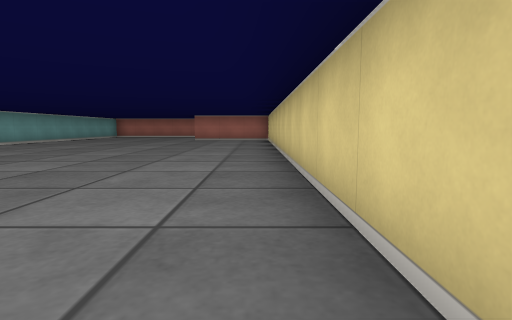
[1] (above)

18 first-person views from a walk through a cub3D maze. The camera is about half as high as the walls, tilts 6° down and sees 80° across. The floor is counted in squares. Each view is taken from the middle of a square. On the plan, view 1 faces up. The plan holds only what a view shows up to about 9 squares ahead; the rest is blank.

[2]
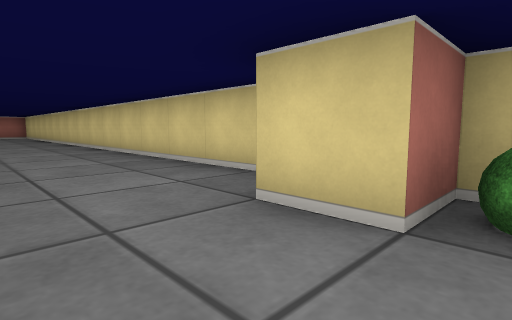

[3]
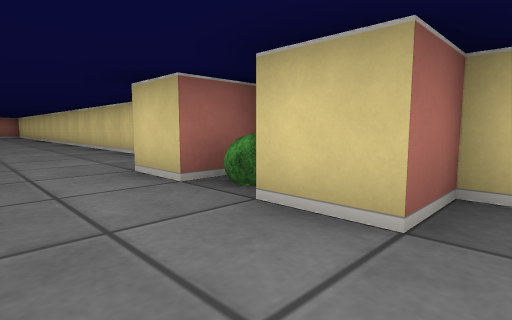

[4]
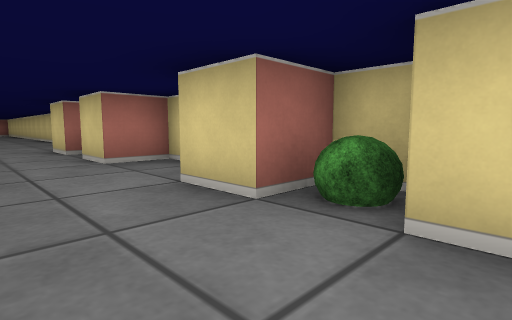

[5]
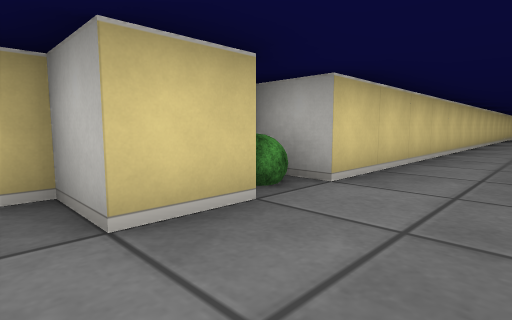

[6]
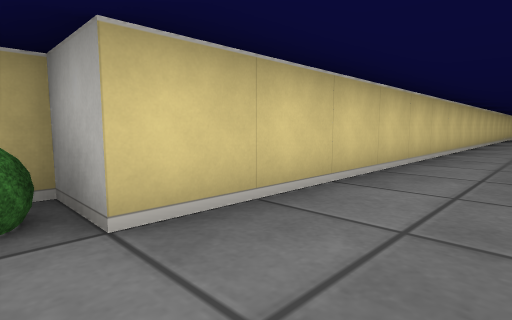

[7]
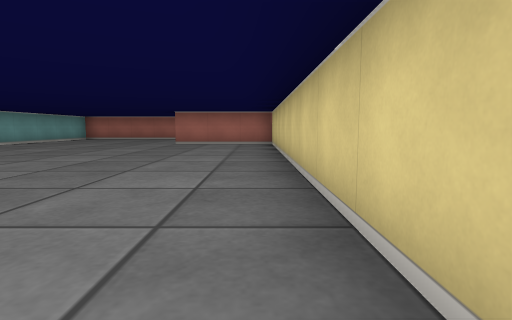

[8]
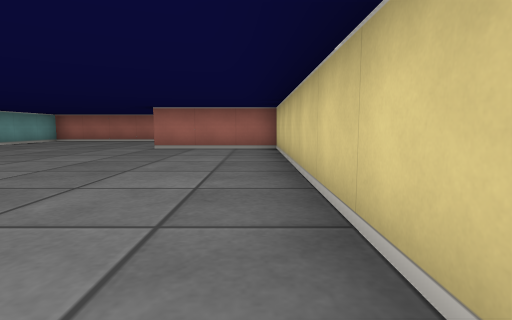

[9]
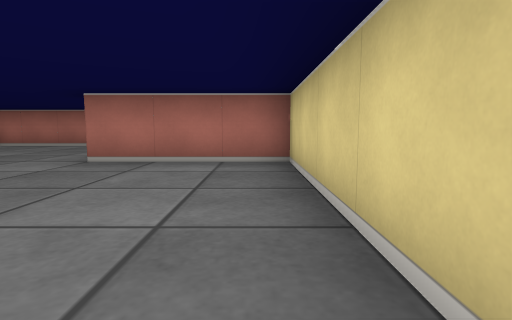

[10]
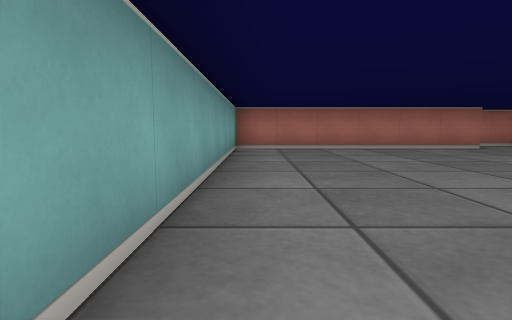

[11]
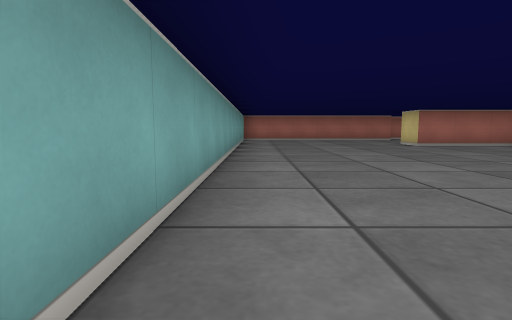

[12]
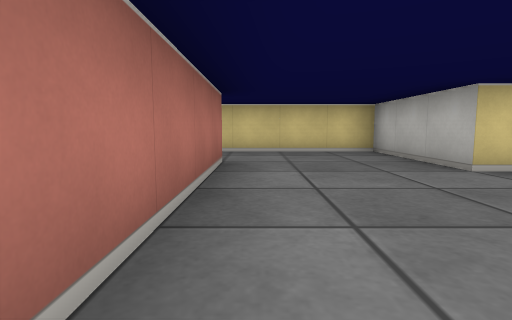

[13]
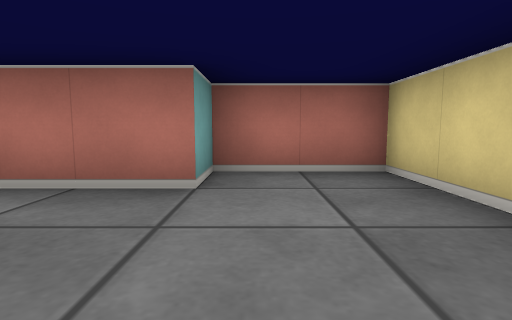

[14]
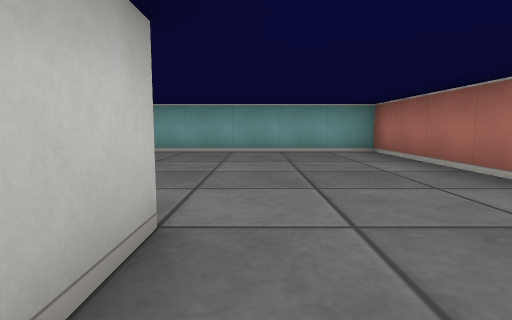

[15]
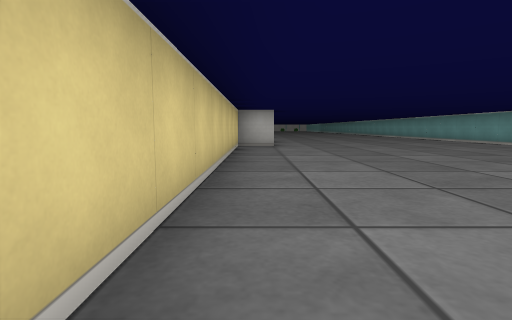

[16]
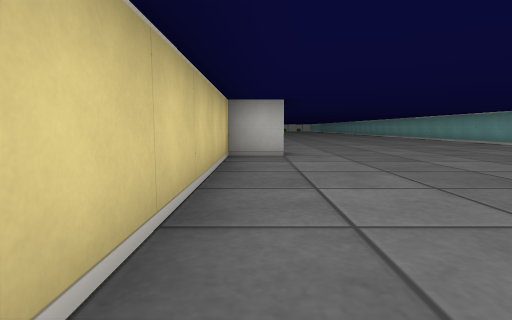

[17]
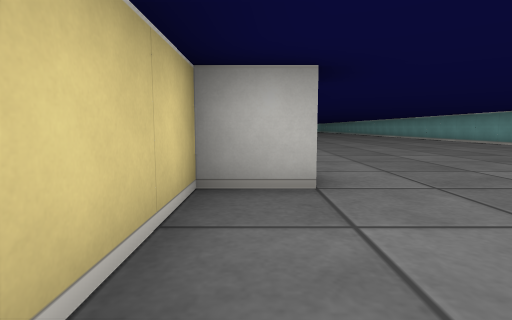

[18]
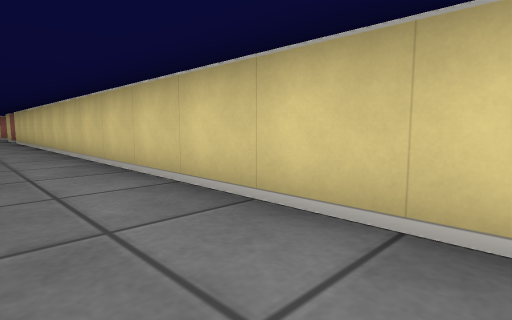

### Floor plan
Points are (right, up) in squares from view 1. A wall is a line through its corners. A room is listed if a view was taken in it or the views show most of it. See-through windows are left out.
Room 1 (views 1, 2, 3, 4, 5, 6, 7, 8, 9, 10, 11, 12, 13, 14, 15, 16, 17, 18)
walls: (0.6, -4.5) (-0.5, -4.5) (-0.5, -3.5) (0.5, -3.5) (0.5, 12.5) (-2.5, 12.5) (-2.5, 13.5) (0.5, 13.5) (0.5, 17.5) (-1.5, 17.5) (-1.5, 16.5) (-7.5, 16.5) (-7.5, 4.5); (-0.5, -23) (-0.5, -10.5) (0.5, -10.5) (0.5, -9.5) (-0.5, -9.5) (-0.5, -8.5) (0.5, -8.5) (0.5, -6.5) (-0.5, -6.5) (-0.5, -5.5)
objects: bush (0, -10); bush (0, -5)

Where each view was taken, in squares from view 1:
view 1: 0 up, 0 right, facing up
view 2: 5 down, 2 left, facing up-right
view 3: 7 down, 2 left, facing up-right
view 4: 11 down, 2 left, facing up-right
view 5: 8 down, 2 left, facing down-right
view 6: 10 down, 2 left, facing down-right
view 7: 3 up, 0 right, facing up
view 8: 5 up, 0 right, facing up
view 9: 8 up, 0 right, facing up
view 10: 9 up, 7 left, facing up
view 11: 4 up, 7 left, facing up
view 12: 16 up, 6 left, facing right
view 13: 14 up, 1 left, facing up
view 14: 14 up, 1 left, facing left
view 15: 5 up, 0 right, facing down
view 16: 2 up, 0 right, facing down
view 17: 1 down, 0 right, facing down
view 18: 23 down, 2 left, facing up-right
